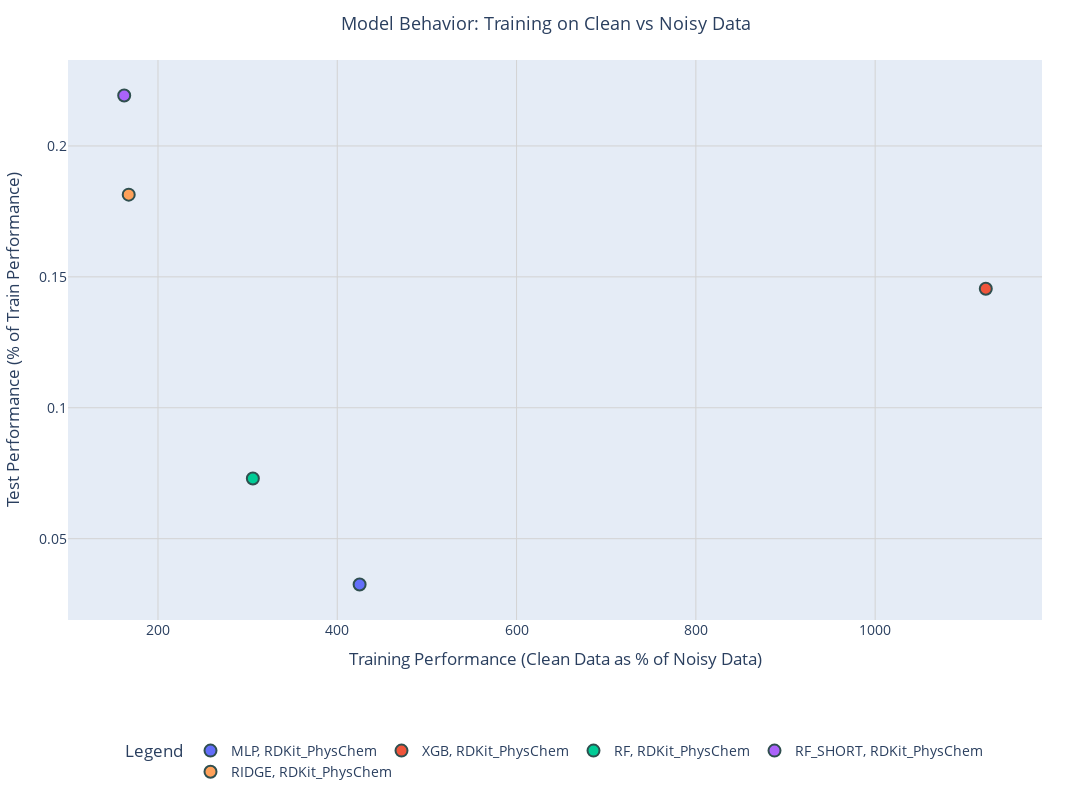

The code cell stored with this chart in its notebook:
### Code cell
df_overfitting_physchem_only = df_overfitting[df_overfitting['Descriptor'] != '2D_counts']
fig = px.scatter(
    df_overfitting_physchem_only,
    x='Overfitting',
    y='Performance Increase',
    color='Model',
    symbol='Descriptor',
    labels={
        'Train_Mid_as_percentage_of_Train_Full': 'Performance (Clean Data as % of Noisy Data)',
        'Test_Mid_as_percentage_of_Train_Mid': 'Test Performance (% of Train Performance)'
    },
    title="Model Behavior: Training on Clean vs Noisy Data"
)

# Update layout for clarity
fig.update_layout(
    width=1200,
    height=800,
    legend=dict(
        title="Legend",
        orientation="h",
        yanchor="bottom",
        y=-0.3,
        xanchor="center",
        x=0.5
    ),
    margin=dict(l=50, r=50, t=60, b=100),
    font=dict(size=14),
    title_font=dict(size=18),
    title_x=0.5,  # Center title
)

# Update marker styles for better distinction
fig.update_traces(marker=dict(size=12, line=dict(width=2, color='DarkSlateGrey')))

# Add gridlines and improve axis visibility
fig.update_xaxes(
    title="Training Performance (Clean Data as % of Noisy Data)",
    showgrid=True,
    gridwidth=1,
    gridcolor='LightGrey',
    zeroline=True,
    zerolinewidth=1,
    zerolinecolor='Black'
)
fig.update_yaxes(
    title="Test Performance (% of Train Performance)",
    showgrid=True,
    gridwidth=1,
    gridcolor='LightGrey',
    zeroline=True,
    zerolinewidth=1,
    zerolinecolor='Black'
)

fig.show()

### Figure 1 — Plotly figure (JSON) as saved in the notebook; plotly's stock layout.template omitted (floating-point values rounded to 4 significant figures)
{"data": [{"hovertemplate": "Model=MLP<br>Descriptor=RDKit_PhysChem<br>Overfitting=%{x}<br>Performance Increase=%{y}<extra></extra>", "legendgroup": "MLP, RDKit_PhysChem", "marker": {"color": "#636efa", "line": {"color": "DarkSlateGrey", "width": 2}, "size": 12, "symbol": "circle"}, "mode": "markers", "name": "MLP, RDKit_PhysChem", "orientation": "v", "showlegend": true, "type": "scatter", "x": [424.9], "xaxis": "x", "y": [0.03251], "yaxis": "y"}, {"hovertemplate": "Model=XGB<br>Descriptor=RDKit_PhysChem<br>Overfitting=%{x}<br>Performance Increase=%{y}<extra></extra>", "legendgroup": "XGB, RDKit_PhysChem", "marker": {"color": "#EF553B", "line": {"color": "DarkSlateGrey", "width": 2}, "size": 12, "symbol": "circle"}, "mode": "markers", "name": "XGB, RDKit_PhysChem", "orientation": "v", "showlegend": true, "type": "scatter", "x": [1123.0], "xaxis": "x", "y": [0.1455], "yaxis": "y"}, {"hovertemplate": "Model=RF<br>Descriptor=RDKit_PhysChem<br>Overfitting=%{x}<br>Performance Increase=%{y}<extra></extra>", "legendgroup": "RF, RDKit_PhysChem", "marker": {"color": "#00cc96", "line": {"color": "DarkSlateGrey", "width": 2}, "size": 12, "symbol": "circle"}, "mode": "markers", "name": "RF, RDKit_PhysChem", "orientation": "v", "showlegend": true, "type": "scatter", "x": [305.8], "xaxis": "x", "y": [0.07302], "yaxis": "y"}, {"hovertemplate": "Model=RF_SHORT<br>Descriptor=RDKit_PhysChem<br>Overfitting=%{x}<br>Performance Increase=%{y}<extra></extra>", "legendgroup": "RF_SHORT, RDKit_PhysChem", "marker": {"color": "#ab63fa", "line": {"color": "DarkSlateGrey", "width": 2}, "size": 12, "symbol": "circle"}, "mode": "markers", "name": "RF_SHORT, RDKit_PhysChem", "orientation": "v", "showlegend": true, "type": "scatter", "x": [162.3], "xaxis": "x", "y": [0.2193], "yaxis": "y"}, {"hovertemplate": "Model=RIDGE<br>Descriptor=RDKit_PhysChem<br>Overfitting=%{x}<br>Performance Increase=%{y}<extra></extra>", "legendgroup": "RIDGE, RDKit_PhysChem", "marker": {"color": "#FFA15A", "line": {"color": "DarkSlateGrey", "width": 2}, "size": 12, "symbol": "circle"}, "mode": "markers", "name": "RIDGE, RDKit_PhysChem", "orientation": "v", "showlegend": true, "type": "scatter", "x": [167.4], "xaxis": "x", "y": [0.1814], "yaxis": "y"}], "layout": {"font": {"size": 14}, "height": 800, "legend": {"orientation": "h", "title": {"text": "Legend"}, "tracegroupgap": 0, "x": 0.5, "xanchor": "center", "y": -0.3, "yanchor": "bottom"}, "margin": {"b": 100, "l": 50, "r": 50, "t": 60}, "title": {"font": {"size": 18}, "text": "Model Behavior: Training on Clean vs Noisy Data", "x": 0.5}, "width": 1200, "xaxis": {"anchor": "y", "domain": [0, 1], "gridcolor": "LightGrey", "gridwidth": 1, "showgrid": true, "title": {"text": "Training Performance (Clean Data as % of Noisy Data)"}, "zeroline": true, "zerolinecolor": "Black", "zerolinewidth": 1}, "yaxis": {"anchor": "x", "domain": [0, 1], "gridcolor": "LightGrey", "gridwidth": 1, "showgrid": true, "title": {"text": "Test Performance (% of Train Performance)"}, "zeroline": true, "zerolinecolor": "Black", "zerolinewidth": 1}}}
